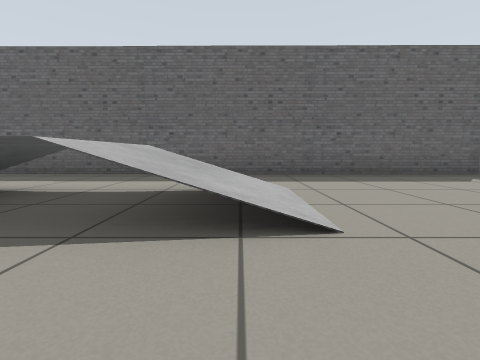
[1] (above)

24 first-person views from a walk through a world built for the Gazebo simulator. The camera is 0.5 m above the floor, tilts 6° down and sees 85° across. The floor is counted in squares, 1 m on a side. Each view is taken from the middle of a square. On the plan, view 1 faces up. The plan holds only what a view shows up to about 9 squares ahead; the rest is blank. Robots are left out.

[2]
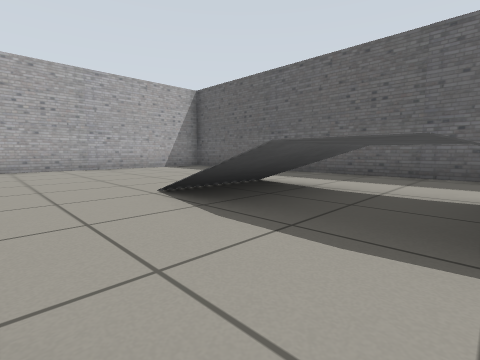

[3]
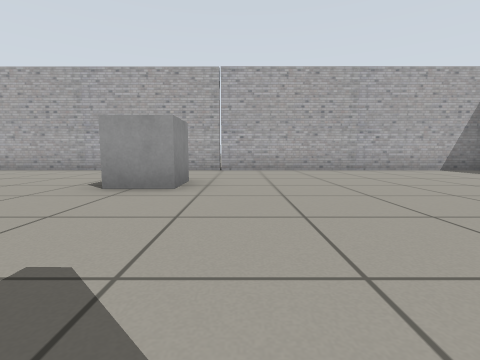

[4]
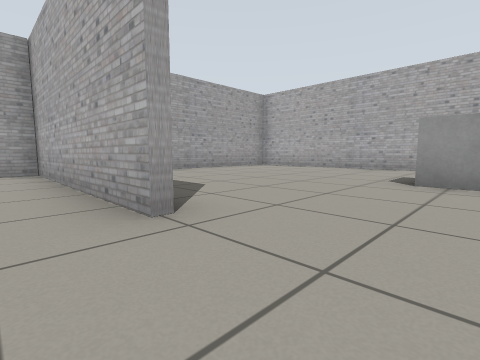

[5]
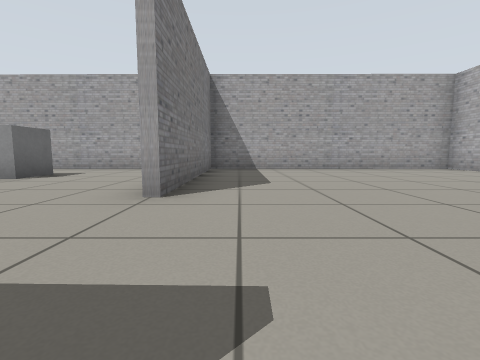

[6]
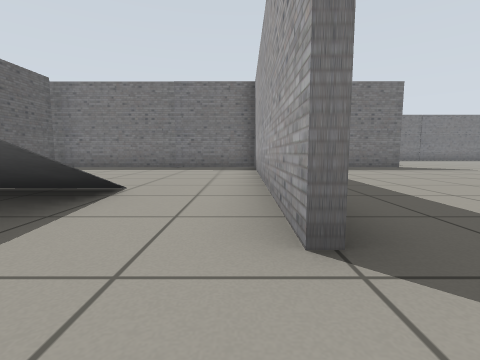

[7]
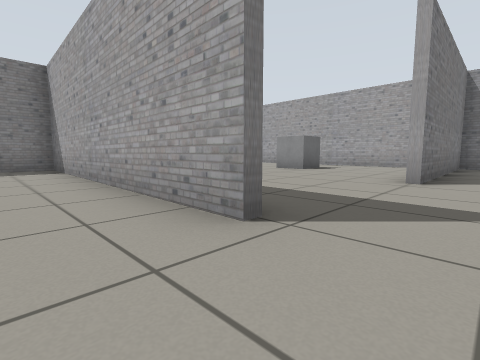

[8]
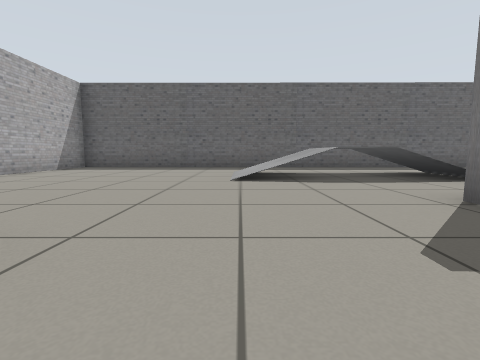

[9]
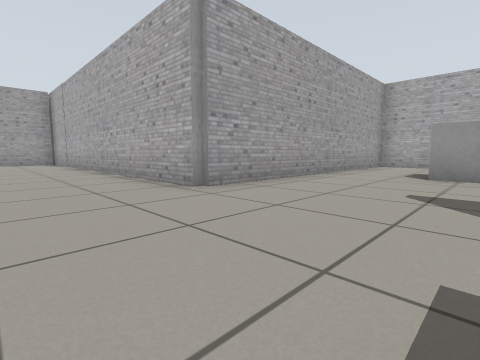

[10]
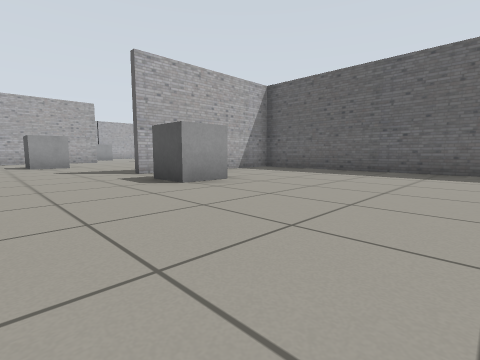

[11]
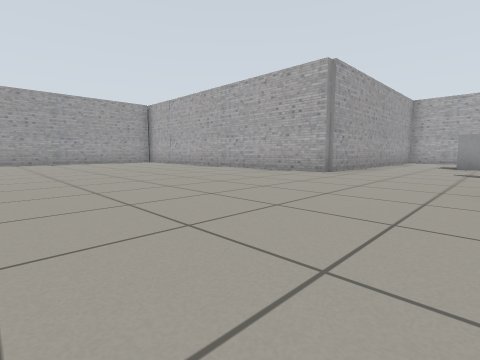

[12]
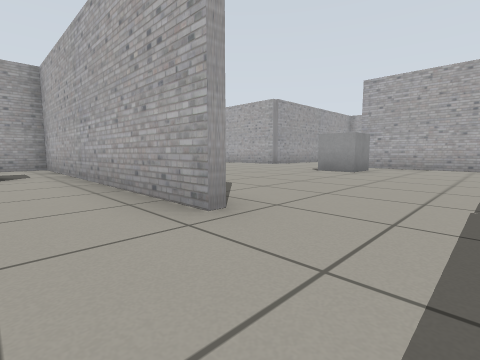

[13]
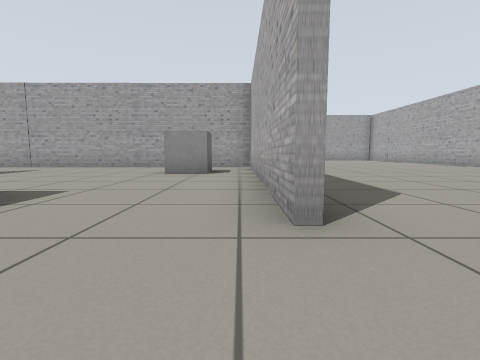

[14]
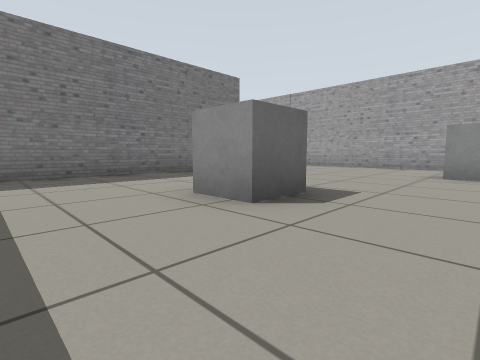

[15]
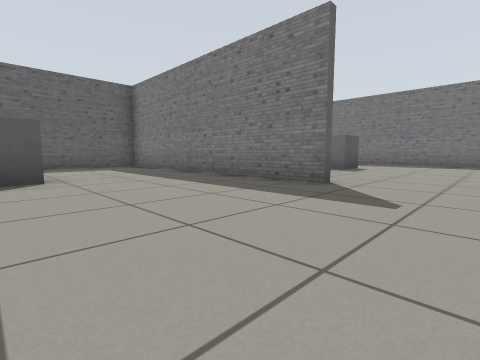

[16]
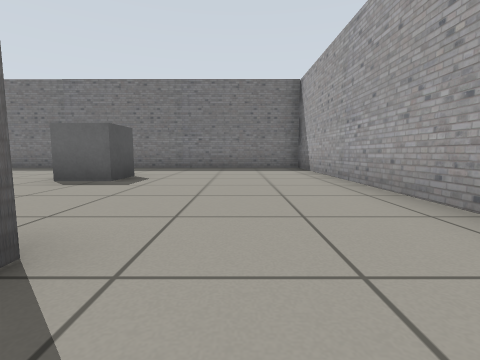

[17]
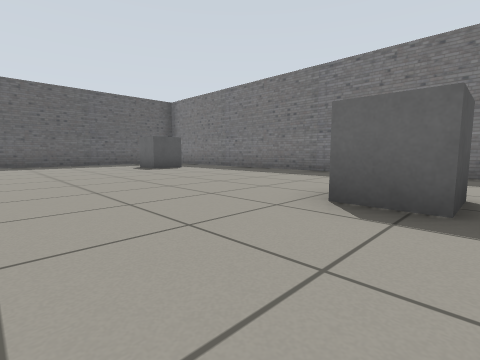

[18]
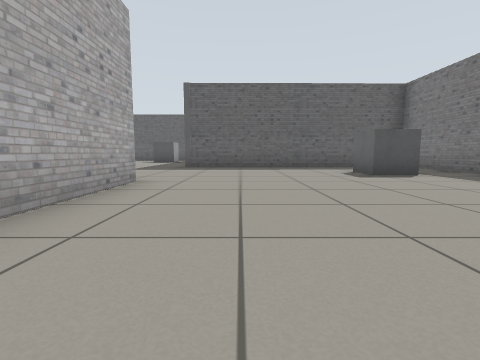

[19]
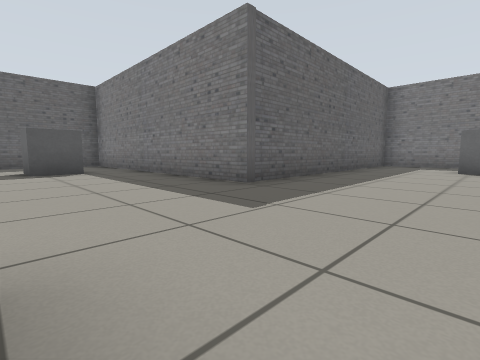

[20]
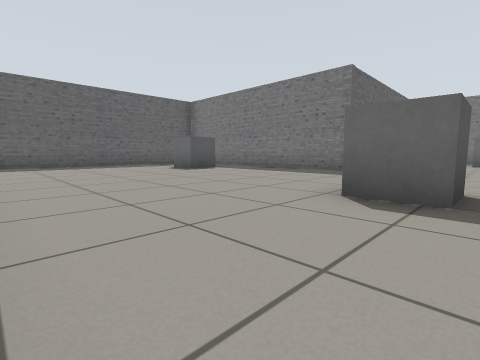

[21]
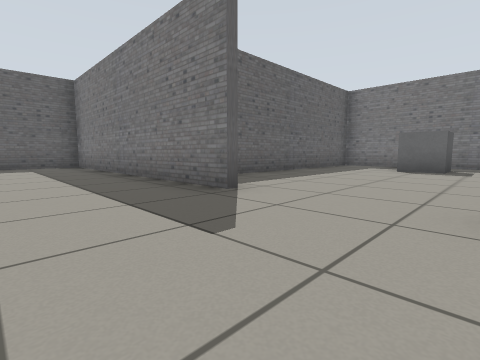

[22]
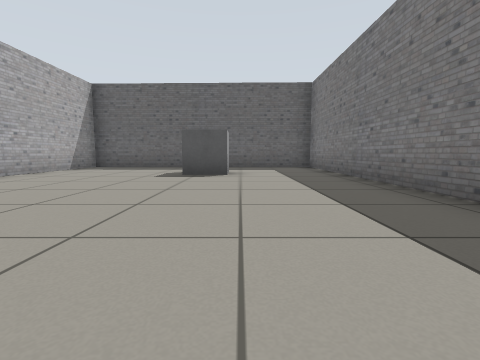

[23]
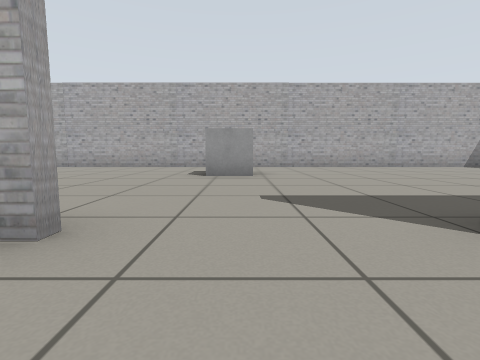

[24]
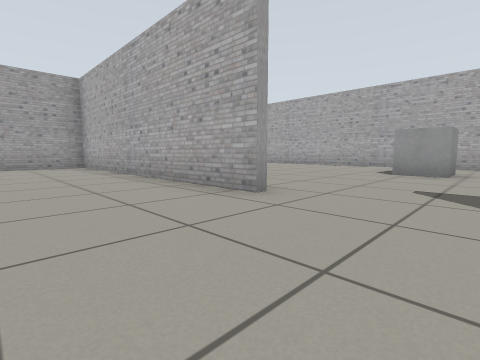

### Floor plan
Points are (right, up) in squares from view 1. A wall is a line through its corners. A room is listed if a view was taken in it or the views show most of it. See-through windows are left out.
Room 1 (views 1, 2, 3, 4, 5, 6, 7, 8)
walls: (-1.7, -0.3) (5.8, -0.5) (5.8, 6.5); (5.5, 5.9) (-9.3, 6) (-9.3, -9) (-2, -9) (-1.9, -3.9)
ways out: opening at (-1, -2.5) to room 2
objects: grey box (-6, -3) to (-6, -2); other object (0, 4)
Room 2 (views 9, 10, 11)
walls: (5.8, -5.4) (5.8, -3.6); (6, -1) (6, -5.4); (11.8, -0.7) (6.3, -0.7); (-1.9, -3.9) (-1.9, -9) (5.8, -9.1) (5.8, -16.9)
ways out: opening at (-1, -2.5) to room 1; opening at (13, -2.5) to room 3
objects: grey box (1, -7) to (2, -6); grey box (8, -5)
Room 3 (views 12, 13, 14, 15, 16, 17, 18, 19, 20, 21, 22, 23, 24)
walls: (21.2, -0.4) (21.2, -3.1); (13.6, 6.9) (13.6, -0.7) (15.6, -0.7); (13.6, -3.6) (13.6, -11) (28.6, -10.9) (28.6, -0.5); (13.4, 9.6) (13.4, 16.9) (6, 17.1) (6, 1.6); (20.7, 11.3) (14.4, 11.4); (21, -8) (21, -0.8) (17.4, -0.8); (28.6, 1) (28.6, 4.1) (21, 4) (21, 10.9)
ways out: opening at (13, -2.5) to room 2
objects: grey box (9, 8); grey box (10, 14) to (10, 15); grey box (15, -9) to (16, -8); grey box (17, -5) to (17, -4); grey box (17, 2) to (18, 2); grey box (19, 8) to (19, 9); grey box (25, -7) to (25, -6); grey box (26, 1) to (27, 1)

Where each view was taken, in squares from view 1:
view 1: 0 up, 0 right, facing up
view 2: 0 up, 1 left, facing up-left
view 3: 1 down, 2 left, facing left
view 4: 2 down, 1 left, facing down-left
view 5: 1 down, 3 left, facing down
view 6: 0 up, 3 left, facing right
view 7: 1 up, 3 left, facing down-right
view 8: 3 down, 4 left, facing up
view 9: 6 down, 8 right, facing down-left
view 10: 8 down, 12 right, facing up-left
view 11: 6 down, 12 right, facing down-left
view 12: 2 down, 15 right, facing down-left
view 13: 2 down, 14 right, facing down
view 14: 2 down, 15 right, facing down-right
view 15: 10 down, 17 right, facing up-right
view 16: 9 down, 20 right, facing right
view 17: 7 down, 22 right, facing up-right
view 18: 5 down, 23 right, facing up
view 19: 1 up, 18 right, facing up-right
view 20: 1 up, 14 right, facing up-right
view 21: 7 up, 11 right, facing up-right
view 22: 8 up, 11 right, facing up
view 23: 8 up, 15 right, facing left
view 24: 9 up, 16 right, facing down-left
